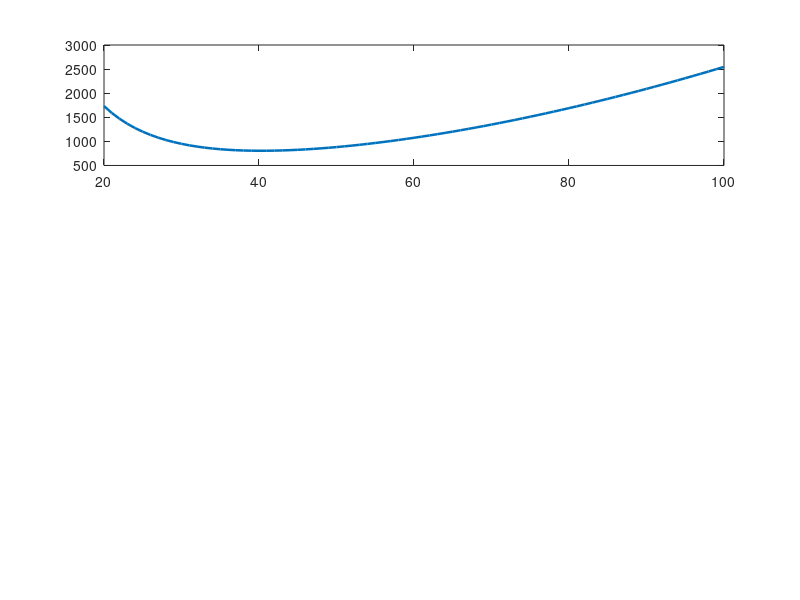

MATLAB code to generate this figure: (Note: this script raises an error after producing the figure.)
clear;
clc;
close all;

%% Aircraft Performance Climb Analysis
% This script extends the basic aircraft performance analysis.
%
% The analysis includes:
% - Thrust required
% - Thrust available
% - Excess thrust
% - Excess power
% - Rate of climb
% - Best climb speed
% - Maximum level flight speed

%% Aircraft and Atmospheric Parameters

rho = 1.225;       % Air density at sea level [kg/m^3]
W = 12000;         % Aircraft weight [N]
S = 16.2;          % Wing reference area [m^2]

CD0 = 0.025;       % Zero-lift drag coefficient
k = 0.045;         % Induced drag factor
CL_max = 1.5;      % Maximum lift coefficient

%% Propulsion Parameter

T_available = 1800;    % Constant available thrust [N]

%% Velocity Range

V = 20:1:100;          % Flight speed range [m/s]

%% Dynamic Pressure

q_inf = 0.5 * rho .* V.^2;

%% Required Lift Coefficient for Level Flight

CL_required = W ./ (q_inf .* S);

%% Drag Polar

CD = CD0 + k .* CL_required.^2;

%% Drag and Thrust Required

Drag = q_inf .* S .* CD;
Thrust_required = Drag;

%% Stall Speed

V_stall = sqrt((2 * W) / (rho * S * CL_max));

%% Excess Thrust and Excess Power

Excess_thrust = T_available - Thrust_required;
Excess_power = Excess_thrust .* V;

%% Rate of Climb
% Rate of climb is calculated using:
%
% ROC = Excess Power / Weight

Rate_of_climb = Excess_power ./ W;          % [m/s]
Rate_of_climb_ft_min = Rate_of_climb * 196.85;  % [ft/min]

%% Valid Flight Region
% Speeds below stall speed are not considered valid for steady level flight.

valid_flight = V >= V_stall;
positive_climb = Rate_of_climb > 0;

valid_climb_region = valid_flight & positive_climb;

%% Maximum Rate of Climb and Best Climb Speed

Rate_of_climb_valid = Rate_of_climb;
Rate_of_climb_valid(~valid_climb_region) = NaN;

[max_ROC, idx_max_ROC] = max(Rate_of_climb_valid);
best_climb_speed = V(idx_max_ROC);

max_ROC_ft_min = max_ROC * 196.85;

%% Maximum Level Flight Speed
% Maximum level flight speed occurs where thrust available is still greater
% than or approximately equal to thrust required.

level_flight_possible = valid_flight & (Thrust_required <= T_available);

if any(level_flight_possible)
    max_level_speed = max(V(level_flight_possible));
else
    max_level_speed = NaN;
end

%% Print Results

fprintf('Aircraft Performance Climb Analysis\n');
fprintf('-----------------------------------\n');
fprintf('Aircraft weight              : %.2f N\n', W);
fprintf('Wing area                    : %.2f m^2\n', S);
fprintf('Available thrust            : %.2f N\n', T_available);
fprintf('Stall speed                  : %.2f m/s\n', V_stall);
fprintf('Maximum rate of climb        : %.2f m/s\n', max_ROC);
fprintf('Maximum rate of climb        : %.2f ft/min\n', max_ROC_ft_min);
fprintf('Best climb speed             : %.2f m/s\n', best_climb_speed);
fprintf('Maximum level flight speed   : %.2f m/s\n', max_level_speed);

%% Plot Results

figure;

subplot(3,1,1);
plot(V, Thrust_required, 'LineWidth', 1.8);
hold on;
yline(T_available, '--', 'LineWidth', 1.8);
xline(V_stall, '--', 'LineWidth', 1.5);
grid on;
xlabel('Velocity V [m/s]');
ylabel('Thrust [N]');
title('Thrust Required and Thrust Available');
legend('Thrust Required', 'Thrust Available', 'Stall Speed', 'Location', 'best');

subplot(3,1,2);
plot(V, Excess_power, 'LineWidth', 1.8);
yline(0, '--', 'LineWidth', 1.5);
grid on;
xlabel('Velocity V [m/s]');
ylabel('Excess Power [W]');
title('Excess Power vs Velocity');

subplot(3,1,3);
plot(V, Rate_of_climb, 'LineWidth', 1.8);
hold on;
plot(best_climb_speed, max_ROC, 'o', 'MarkerSize', 8, 'LineWidth', 2);
xline(V_stall, '--', 'LineWidth', 1.5);
yline(0, '--', 'LineWidth', 1.5);
grid on;
xlabel('Velocity V [m/s]');
ylabel('Rate of Climb [m/s]');
title('Rate of Climb vs Velocity');
legend('Rate of Climb', 'Best Climb Point', 'Stall Speed', 'Zero Climb', 'Location', 'best');

sgtitle('Aircraft Performance Climb Analysis');

%% Save Results

script_path = mfilename('fullpath');
matlab_folder = fileparts(script_path);
project_folder = fileparts(matlab_folder);
figures_folder = fullfile(project_folder, 'Results', 'Figures');
tables_folder = fullfile(project_folder, 'Results', 'Tables');

if ~exist(figures_folder, 'dir')
    mkdir(figures_folder);
end

if ~exist(tables_folder, 'dir')
    mkdir(tables_folder);
end

saveas(gcf, fullfile(figures_folder, 'aircraft_performance_climb_analysis.png'));

%% Save Results Table

results_table = table( ...
    V', ...
    CL_required', ...
    CD', ...
    Thrust_required', ...
    repmat(T_available, length(V), 1), ...
    Excess_thrust', ...
    Excess_power', ...
    Rate_of_climb', ...
    Rate_of_climb_ft_min', ...
    'VariableNames', { ...
    'Velocity_m_s', ...
    'CL_required', ...
    'CD', ...
    'ThrustRequired_N', ...
    'ThrustAvailable_N', ...
    'ExcessThrust_N', ...
    'ExcessPower_W', ...
    'RateOfClimb_m_s', ...
    'RateOfClimb_ft_min'});

writetable(results_table, fullfile(tables_folder, 'aircraft_performance_climb_results.csv'));

fprintf('Figure and results table saved successfully.\n');
